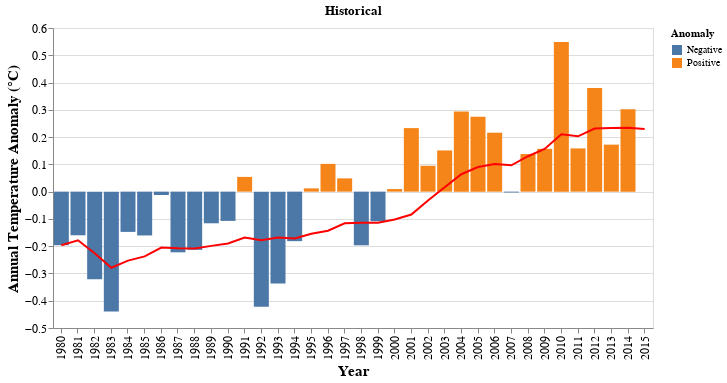

Source (notebook cell):
### Markdown cell above
**Monthly Data**

### Code cell
temp = monthly_temp.tas.mean(dim='model')
# Select Historical
temp_clim = temp[0].groupby('time.month').mean('time')
# Difference
ann_tas_anom = temp[0].groupby('time.month') - temp_clim
# Filter range
ann_tas_anom = ann_tas_anom.loc['1980':'2015']

df_tas = ann_tas_anom.to_dataframe()

df_tas = df_tas.resample('1Y').mean()

df_tas['positive'] = df_tas['tas'] > 0
df_tas['Rolling'] = df_tas['tas'].rolling(5).mean()


df_tas.reset_index(inplace=True)

df_tas['positive'] = df_tas['positive'].astype(str)

df_tas['positive'] = df_tas['positive'].str.replace('True','Positive')
df_tas['positive'] = df_tas['positive'].str.replace('False','Negative')

df_tas['time'] = df_tas['time'].dt.year

df_tas.rename(columns={'positive':'Anomaly', 'time':'year'}, inplace=True)

#df.reset_index(inplace=True)
bar = alt.Chart(df_tas).mark_bar().encode(
    x="year:O",
    y="tas:Q",
    color='Anomaly:N'
).properties(width=600).encode(x=alt.X('year:O', axis=alt.Axis(title='Year',titleFontSize=15, labelFontSize=12)),
                              y=alt.Y('tas:Q', axis=alt.Axis( title='Annual Temperature Anomaly (°C) ',titleFontSize=15, labelFontSize=12)))
line = alt.Chart(df_tas).mark_line(color='red').transform_window(
    # The field to average
    rolling_mean='mean(tas)',
    # The number of values before and after the current value to include.
    frame=[-9, 0]
).encode(
    x='year:O',
    y='rolling_mean:Q'
)


(bar + line).properties(width=600, title='Historical')

### Figure 1 — Vega-Lite specification as saved in the notebook (floating-point values rounded to 4 significant figures)
{"config": {"view": {"continuousWidth": 400, "continuousHeight": 300}}, "layer": [{"mark": "bar", "encoding": {"color": {"field": "Anomaly", "type": "nominal"}, "x": {"axis": {"labelFontSize": 12, "title": "Year", "titleFontSize": 15}, "field": "year", "type": "ordinal"}, "y": {"axis": {"labelFontSize": 12, "title": "Annual Temperature Anomaly (°C) ", "titleFontSize": 15}, "field": "tas", "type": "quantitative"}}, "width": 600}, {"mark": {"type": "line", "color": "red"}, "encoding": {"x": {"field": "year", "type": "ordinal"}, "y": {"field": "rolling_mean", "type": "quantitative"}}, "transform": [{"window": [{"op": "mean", "field": "tas", "as": "rolling_mean"}], "frame": [-9, 0]}]}], "data": {"name": "data-2b944df3e1ca3f38030ac5b4b43beae9"}, "title": "Historical", "width": 600, "$schema": "https://vega.github.io/schema/vega-lite/v4.17.0.json", "datasets": {"data-2b944df3e1ca3f38030ac5b4b43beae9": [{"year": 1980, "height": 2.0, "month": 6.5, "tas": -0.1964, "Anomaly": "Negative", "Rolling": null}, {"year": 1981, "height": 2.0, "month": 6.5, "tas": -0.16, "Anomaly": "Negative", "Rolling": null}, {"year": 1982, "height": 2.0, "month": 6.5, "tas": -0.3209, "Anomaly": "Negative", "Rolling": null}, {"year": 1983, "height": 2.0, "month": 6.5, "tas": -0.439, "Anomaly": "Negative", "Rolling": null}, {"year": 1984, "height": 2.0, "month": 6.5, "tas": -0.1476, "Anomaly": "Negative", "Rolling": -0.2528}, {"year": 1985, "height": 2.0, "month": 6.5, "tas": -0.1607, "Anomaly": "Negative", "Rolling": -0.2456}, {"year": 1986, "height": 2.0, "month": 6.5, "tas": -0.0124, "Anomaly": "Negative", "Rolling": -0.2161}, {"year": 1987, "height": 2.0, "month": 6.5, "tas": -0.2225, "Anomaly": "Negative", "Rolling": -0.1964}, {"year": 1988, "height": 2.0, "month": 6.5, "tas": -0.2134, "Anomaly": "Negative", "Rolling": -0.1513}, {"year": 1989, "height": 2.0, "month": 6.5, "tas": -0.116, "Anomaly": "Negative", "Rolling": -0.145}, {"year": 1990, "height": 2.0, "month": 6.5, "tas": -0.1073, "Anomaly": "Negative", "Rolling": -0.1343}, {"year": 1991, "height": 2.0, "month": 6.5, "tas": 0.054, "Anomaly": "Positive", "Rolling": -0.121}, {"year": 1992, "height": 2.0, "month": 6.5, "tas": -0.4216, "Anomaly": "Negative", "Rolling": -0.1609}, {"year": 1993, "height": 2.0, "month": 6.5, "tas": -0.3371, "Anomaly": "Negative", "Rolling": -0.1856}, {"year": 1994, "height": 2.0, "month": 6.5, "tas": -0.1815, "Anomaly": "Negative", "Rolling": -0.1987}, {"year": 1995, "height": 2.0, "month": 6.5, "tas": 0.01199, "Anomaly": "Positive", "Rolling": -0.1748}, {"year": 1996, "height": 2.0, "month": 6.5, "tas": 0.1018, "Anomaly": "Positive", "Rolling": -0.1653}, {"year": 1997, "height": 2.0, "month": 6.5, "tas": 0.04864, "Anomaly": "Positive", "Rolling": -0.07123}, {"year": 1998, "height": 2.0, "month": 6.5, "tas": -0.1968, "Anomaly": "Negative", "Rolling": -0.04318}, {"year": 1999, "height": 2.0, "month": 6.5, "tas": -0.1086, "Anomaly": "Negative", "Rolling": -0.02859}, {"year": 2000, "height": 2.0, "month": 6.5, "tas": 0.009475, "Anomaly": "Positive", "Rolling": -0.02909}, {"year": 2001, "height": 2.0, "month": 6.5, "tas": 0.233, "Anomaly": "Positive", "Rolling": -0.002848}, {"year": 2002, "height": 2.0, "month": 6.5, "tas": 0.09493, "Anomaly": "Positive", "Rolling": 0.006411}, {"year": 2003, "height": 2.0, "month": 6.5, "tas": 0.151, "Anomaly": "Positive", "Rolling": 0.07598}, {"year": 2004, "height": 2.0, "month": 6.5, "tas": 0.2935, "Anomaly": "Positive", "Rolling": 0.1564}, {"year": 2005, "height": 2.0, "month": 6.5, "tas": 0.2747, "Anomaly": "Positive", "Rolling": 0.2094}, {"year": 2006, "height": 2.0, "month": 6.5, "tas": 0.2162, "Anomaly": "Positive", "Rolling": 0.2061}, {"year": 2007, "height": 2.0, "month": 6.5, "tas": -0.003142, "Anomaly": "Negative", "Rolling": 0.1864}, {"year": 2008, "height": 2.0, "month": 6.5, "tas": 0.1378, "Anomaly": "Positive", "Rolling": 0.1838}, {"year": 2009, "height": 2.0, "month": 6.5, "tas": 0.157, "Anomaly": "Positive", "Rolling": 0.1565}, {"year": 2010, "height": 2.0, "month": 6.5, "tas": 0.5485, "Anomaly": "Positive", "Rolling": 0.2113}, {"year": 2011, "height": 2.0, "month": 6.5, "tas": 0.1584, "Anomaly": "Positive", "Rolling": 0.1997}, {"year": 2012, "height": 2.0, "month": 6.5, "tas": 0.3798, "Anomaly": "Positive", "Rolling": 0.2763}, {"year": 2013, "height": 2.0, "month": 6.5, "tas": 0.1723, "Anomaly": "Positive", "Rolling": 0.2832}, {"year": 2014, "height": 2.0, "month": 6.5, "tas": 0.302, "Anomaly": "Positive", "Rolling": 0.3122}, {"year": 2015, "height": 2.0, "month": 6.5, "tas": null, "Anomaly": "Negative", "Rolling": null}]}}
